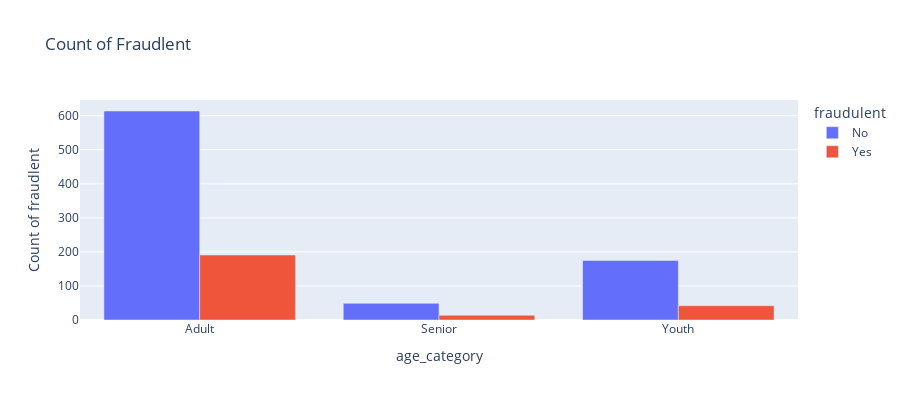

Here is the notebook cell this chart was saved with:
### Code cell
fig= px.bar(fraud_age_group, x='age_category', y='Count of fraudlent', color='fraudulent', barmode='group', height=400, title='Count of Fraudlent')
fig.show()

### Figure 1 — Plotly figure (JSON) as saved in the notebook; plotly's stock layout.template omitted (floating-point values rounded to 4 significant figures)
{"data": [{"alignmentgroup": "True", "hovertemplate": "fraudulent=No<br>age_category=%{x}<br>Count of fraudlent=%{y}<extra></extra>", "legendgroup": "No", "marker": {"color": "#636efa", "pattern": {"shape": ""}}, "name": "No", "offsetgroup": "No", "orientation": "v", "showlegend": true, "textposition": "auto", "type": "bar", "x": ["Adult", "Senior", "Youth"], "xaxis": "x", "y": [614, 49, 175], "yaxis": "y"}, {"alignmentgroup": "True", "hovertemplate": "fraudulent=Yes<br>age_category=%{x}<br>Count of fraudlent=%{y}<extra></extra>", "legendgroup": "Yes", "marker": {"color": "#EF553B", "pattern": {"shape": ""}}, "name": "Yes", "offsetgroup": "Yes", "orientation": "v", "showlegend": true, "textposition": "auto", "type": "bar", "x": ["Adult", "Senior", "Youth"], "xaxis": "x", "y": [191, 14, 42], "yaxis": "y"}], "layout": {"barmode": "group", "height": 400, "legend": {"title": {"text": "fraudulent"}, "tracegroupgap": 0}, "title": {"text": "Count of Fraudlent"}, "xaxis": {"anchor": "y", "domain": [0, 1], "title": {"text": "age_category"}}, "yaxis": {"anchor": "x", "domain": [0, 1], "title": {"text": "Count of fraudlent"}}}}
